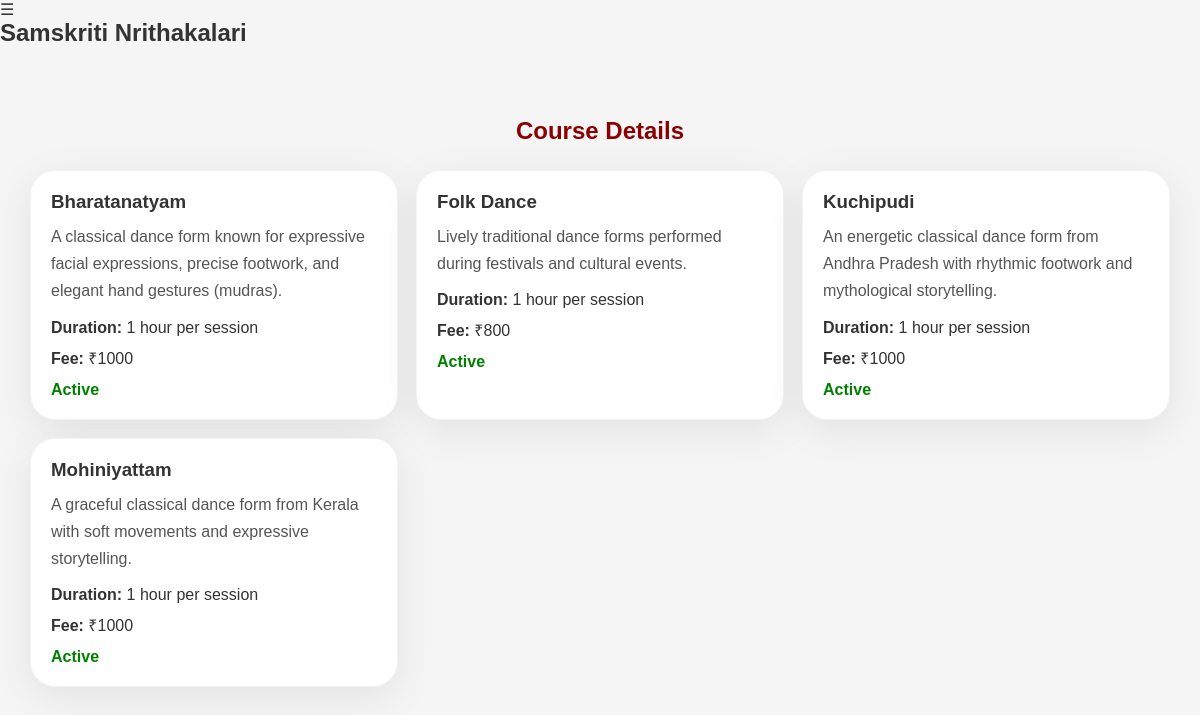
Screenshot of /dashboard/course-details/ (signed in) with the database file from the repository.
### core/models.py (models this page shows, shortened)
class Course(models.Model):
    name = models.CharField(max_length=100, default="Course")
    description = models.TextField(blank=True)
    duration = models.CharField(max_length=50, blank=True)
    fee = models.DecimalField(max_digits=10, decimal_places=0, default=1000)
    is_active = models.BooleanField(default=True)
    image = models.ImageField(upload_to="course_images/", blank=True, null=True)
    class Meta:
        ordering = ["name"]

### core/views.py (the view)
# urls.py: path("dashboard/course-details/", views.dashboard_course_details, name="dashboard_course_details"),
@login_required
def dashboard_course_details(request):
    if is_admin_user(request.user):
        return redirect("admin_dashboard")
    profile = get_profile_or_redirect(request)
    if profile is None:
        return redirect("register")
    courses = Course.objects.filter(is_active=True).order_by("name")
    return render(
        request,
        "course_details.html",
        {
            "courses": courses,
        },
    )

### core/views.py (called while the page is built, shortened)
def is_admin_user(user):
    return bool(user and user.is_authenticated and (user.is_staff or user.is_superuser))

def get_profile_or_redirect(request):
    profile = UserProfile.objects.filter(user=request.user).first()
    if profile is not None:
        return profile

### templates/course_details.html (shortened to what this page needs)
{% extends 'base.html' %}
{% block content %}
<div style="max-width:1200px;margin:40px auto;padding:30px;">
    <h2 style="text-align:center;color:#8B0000;margin-bottom:25px;">Course Details</h2>
    {% if courses %}
        <div style="display:grid;grid-template-columns:repeat(auto-fit,minmax(280px,1fr));gap:18px;">
            {% for course in courses %}
                <div style="background:white;border-radius:25px;padding:20px;box-shadow:0 10px 40px rgba(0,0,0,0.08);border:1px solid #f3f3f3;">
                    <h3 style="margin-bottom:10px;">{{ course.name }}</h3>
                    {% if course.description %}
                        <p style="color:#555;line-height:1.7;margin-bottom:14px;">{{ course.description }}</p>
                    {% endif %}
                    <div style="margin-bottom:10px;">
                        <b>Duration:</b> {{ course.duration|default:"-" }}
                    </div>
                    <div style="margin-bottom:10px;">
                        <b>Fee:</b> ₹{{ course.fee }}
                    </div>
                    {% if course.is_active %}
                        <div style="margin-top:12px;color:green;font-weight:800;">Active</div>
                    {% else %}
                        <div style="margin-top:12px;color:#b00020;font-weight:800;">Inactive</div>
                    {% endif %}
                </div>
            {% endfor %}
        </div>
    {% else %}
        <p style="text-align:center;color:#555;">No active courses found.</p>
    {% endif %}
</div>
{% endblock %}

### static/css/style.css (style rules this page uses)
* { margin: 0; padding: 0; box-sizing: border-box; }
body { font-family: 'Poppins', sans-serif; background: #f5f5f5; color: #333; }

### rows the page displays
Course: name "Bharatanatyam", description "A classical dance form known for expressive facial expressions, precise footwork, and elegant hand gestures (mudras).", duration "1 hour per session", fee "1000", is_active "Active"
Course: name "Folk Dance", description "Lively traditional dance forms performed during festivals and cultural events.", duration "1 hour per session", fee "800", is_active "Active"
Course: name "Kuchipudi", description "An energetic classical dance form from Andhra Pradesh with rhythmic footwork and mythological storytelling.", duration "1 hour per session", fee "1000", is_active "Active"
Course: name "Mohiniyattam", description "A graceful classical dance form from Kerala with soft movements and expressive storytelling.", duration "1 hour per session", fee "1000", is_active "Active"
